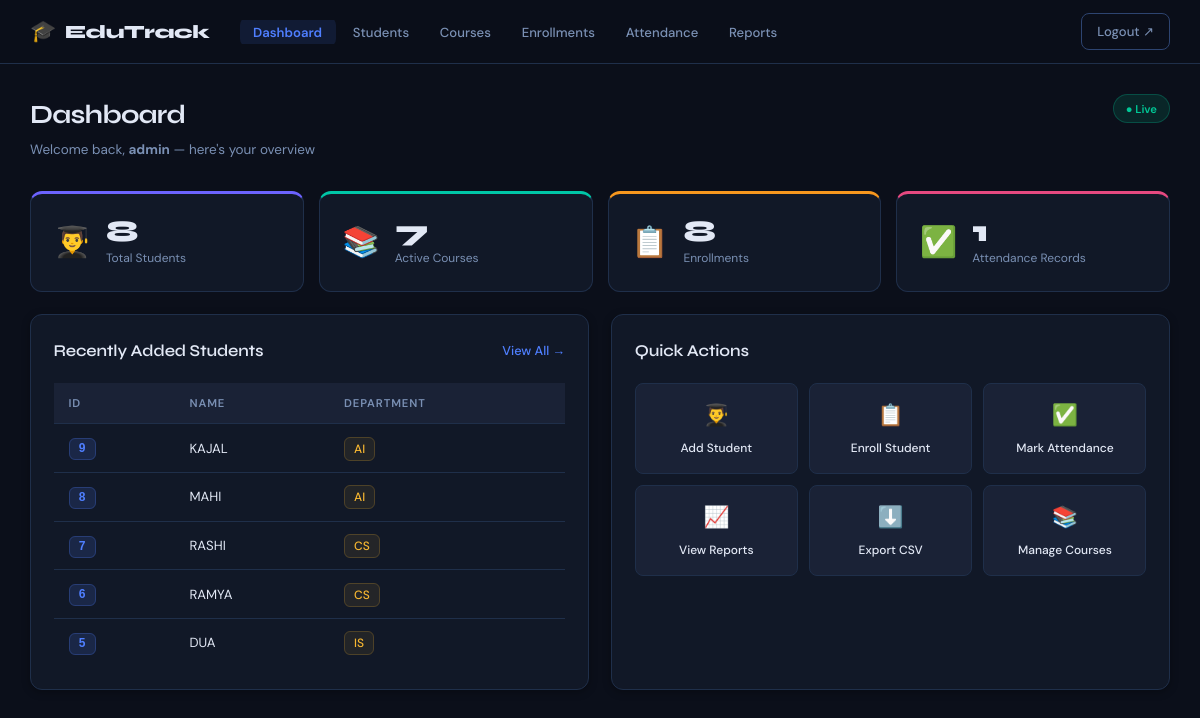
The app's page /dashboard (signed in) with its own data.
### tables this page shows
CREATE TABLE Students (
    student_id INTEGER PRIMARY KEY,
    name TEXT,
    dept TEXT
);

### app.py (the view)
@app.route("/dashboard")
@login_required
def dashboard():
    conn = get_db()
    stats = {
        "students": conn.execute("SELECT COUNT(*) FROM Students").fetchone()[0],
        "courses":  conn.execute("SELECT COUNT(*) FROM Courses").fetchone()[0],
        "enrollments": conn.execute("SELECT COUNT(*) FROM Enrollments").fetchone()[0],
        "attendance": conn.execute("SELECT COUNT(*) FROM Attendance").fetchone()[0],
    }
    recent = conn.execute(
        "SELECT student_id, name, dept FROM Students ORDER BY student_id DESC LIMIT 5"
    ).fetchall()
    conn.close()
    return render_template("dashboard.html", stats=stats, recent=recent)

### app.py (called while the page is built)
def get_db():
    conn = sqlite3.connect(DB_PATH, timeout=10)
    conn.row_factory = sqlite3.Row
    return conn

def login_required(f):
    from functools import wraps
    @wraps(f)
    def decorated(*args, **kwargs):
        if "user" not in session:
            return redirect(url_for("login"))
        return f(*args, **kwargs)
    return decorated

### templates/dashboard.html (shortened to what this page needs)
{% extends "base.html" %}
{% block content %}
<div class="page-header">
  <div>
    <h1 class="page-title">Dashboard</h1>
    <p class="page-sub">Welcome back, <strong>{{ session.user }}</strong> — here's your overview</p>
  </div>
  <span class="badge-live">● Live</span>
</div>
<div class="stats-grid">
  <div class="stat-card" style="--accent:#6c63ff">
    <div class="stat-icon">👨‍🎓</div>
    <div class="stat-info">
      <span class="stat-num">{{ stats.students }}</span>
      <span class="stat-label">Total Students</span>
    </div>
  </div>
  <div class="stat-card" style="--accent:#00c6a7">
    <div class="stat-icon">📚</div>
    <div class="stat-info">
      <span class="stat-num">{{ stats.courses }}</span>
      <span class="stat-label">Active Courses</span>
    </div>
  </div>
  <div class="stat-card" style="--accent:#f7971e">
    <div class="stat-icon">📋</div>
    <div class="stat-info">
      <span class="stat-num">{{ stats.enrollments }}</span>
      <span class="stat-label">Enrollments</span>
    </div>
  </div>
  <div class="stat-card" style="--accent:#e64980">
    <div class="stat-icon">✅</div>
    <div class="stat-info">
      <span class="stat-num">{{ stats.attendance }}</span>
      <span class="stat-label">Attendance Records</span>
    </div>
  </div>
</div>
<div class="dash-row">
  <div class="card dash-card">
    <div class="card-header">
      <h3>Recently Added Students</h3>
      <a href="{{ url_for('students') }}" class="btn-link">View All →</a>
    </div>
    <table class="data-table">
      <thead>
        <tr><th>ID</th><th>Name</th><th>Department</th></tr>
      </thead>
      <tbody>
        {% for s in recent %}
        <tr>
          <td><span class="id-badge">{{ s.student_id }}</span></td>
          <td>{{ s.name }}</td>
          <td><span class="dept-tag">{{ s.dept }}</span></td>
        </tr>
        {% else %}
        <tr><td colspan="3" class="empty-state">No students yet</td></tr>
        {% endfor %}
      </tbody>
    </table>
  </div>
  <div class="card dash-card">
    <div class="card-header"><h3>Quick Actions</h3></div>
    <div class="quick-actions">
      <a href="{{ url_for('students') }}" class="qa-btn">
        <span>👨‍🎓</span>
        <span>Add Student</span>
      </a>
      <a href="{{ url_for('enrollments') }}" class="qa-btn">
        <span>📋</span>
        <span>Enroll Student</span>
      </a>
      <a href="{{ url_for('attendance') }}" class="qa-btn">
        <span>✅</span>
        <span>Mark Attendance</span>
      </a>
      <a href="{{ url_for('reports') }}" class="qa-btn">
        <span>📈</span>
        <span>View Reports</span>
      </a>
      <a href="{{ url_for('export_students') }}" class="qa-btn">
        <span>⬇️</span>
        <span>Export CSV</span>
      </a>
      <a href="{{ url_for('courses') }}" class="qa-btn">
        <span>📚</span>
        <span>Manage Courses</span>
      </a>
    </div>
  </div>
</div>
{% endblock %}

### static/css/main.css (style rules this page uses)
*, *::before, *::after { box-sizing: border-box; margin: 0; padding: 0; }
:root { --bg: #0b0f1a; --bg-card: #111827; --bg-input: #1a2236; --bg-hover: #1e2d47; --border: #1f2f4a; --border-hi: #2d4470; --primary: #4f7fff; --primary-d: #3868e8; --accent: #f7b731; --danger: #e74c3c; --success: #00c897; --warn: #f7b731; --text: #e2e8f5; --text-muted:#7a90b4; --text-dim: #4a5d7a; --nav-h: 64px; --radius: 12px; --radius-sm: 8px; --shadow: 0 4px 24px rgba(0,0,0,.45); --shadow-sm: 0 2px 8px rgba(0,0,0,.3); }
html { font-size: 15px; }
body { font-family: 'DM Sans', sans-serif; background: var(--bg); color: var(--text); min-height: 100vh; line-height: 1.6; }
.page-header { display: flex; align-items: flex-start; justify-content: space-between; margin-bottom: 2rem; flex-wrap: wrap; gap: 1rem; }
.page-title { font-family: 'Syne', sans-serif; font-size: 1.75rem; font-weight: 700; letter-spacing: -.03em; }
.page-sub { color: var(--text-muted); font-size: .9rem; margin-top: .2rem; }
.badge-live { background: rgba(0,200,151,.12); border: 1px solid rgba(0,200,151,.25); color: var(--success); font-size: .75rem; font-weight: 600; padding: .3rem .8rem; border-radius: 100px; animation: liveBlink 2s ease-in-out infinite; }
.card { background: var(--bg-card); border: 1px solid var(--border); border-radius: var(--radius); padding: 1.5rem; box-shadow: var(--shadow-sm); margin-bottom: 1.5rem; }
.card-header { display: flex; align-items: center; justify-content: space-between; margin-bottom: 1.25rem; flex-wrap: wrap; gap: .75rem; }
.card-header h3 { font-family: 'Syne', sans-serif; font-size: 1.1rem; font-weight: 600; letter-spacing: -.01em; }
.stats-grid { display: grid; grid-template-columns: repeat(auto-fit, minmax(220px, 1fr)); gap: 1rem; margin-bottom: 1.5rem; }
.stat-card { background: var(--bg-card); border: 1px solid var(--border); border-top: 3px solid var(--accent); border-radius: var(--radius); padding: 1.5rem; display: flex; align-items: center; gap: 1rem; transition: transform .2s, box-shadow .2s; }
.stat-icon { font-size: 2rem; }
.stat-num { font-family: 'Syne', sans-serif; font-size: 2rem; font-weight: 800; color: var(--text); display: block; line-height: 1; }
.stat-label { font-size: .8rem; color: var(--text-muted); margin-top: .2rem; display: block; }
.dash-row { display: grid; grid-template-columns: 1fr 1fr; gap: 1.5rem; }
.dash-card { margin-bottom: 0; }
.btn-link { color: var(--primary); font-size: .85rem; text-decoration: none; font-weight: 500; }
.quick-actions { display: grid; grid-template-columns: repeat(3,1fr); gap: .75rem; }
.qa-btn { background: var(--bg-input); border: 1px solid var(--border); border-radius: var(--radius-sm); padding: 1rem .75rem; text-align: center; text-decoration: none; color: var(--text); display: flex; flex-direction: column; align-items: center; gap: .4rem; font-size: .8rem; font-weight: 500; transition: all .2s; }
.qa-btn span:first-child { font-size: 1.4rem; }
.data-table { width: 100%; border-collapse: collapse; font-size: .88rem; }
.data-table th { background: var(--bg-input); color: var(--text-muted); font-size: .75rem; font-weight: 600; text-transform: uppercase; letter-spacing: .08em; padding: .75rem 1rem; text-align: left; border-bottom: 1px solid var(--border); }
.data-table td { padding: .85rem 1rem; border-bottom: 1px solid var(--border); vertical-align: middle; }
.data-table tbody tr { transition: background .15s; }
.data-table tbody tr:last-child td { border-bottom: none; }
.id-badge { background: rgba(79,127,255,.15); border: 1px solid rgba(79,127,255,.25); color: var(--primary); font-weight: 600; font-size: .8rem; padding: .2rem .6rem; border-radius: 6px; font-family: monospace; }
.dept-tag { background: rgba(247,183,49,.08); border: 1px solid rgba(247,183,49,.2); color: var(--accent); font-size: .8rem; font-weight: 500; padding: .2rem .6rem; border-radius: 6px; }

### records on screen
Students: student_id "9", name "KAJAL", dept "AI"
Students: student_id "8", name "MAHI", dept "AI"
Students: student_id "7", name "RASHI", dept "CS"
Students: student_id "6", name "RAMYA", dept "CS"
Students: student_id "5", name "DUA", dept "IS"

### other values on screen
{{ session.user }} "admin"
{{ stats.students }} "8"
{{ stats.courses }} "7"
{{ stats.enrollments }} "8"
{{ stats.attendance }} "1"
